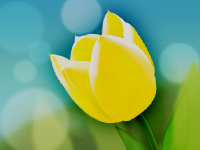
#> input picture pythonProject/NUMPY/Dark.png, 200 x 150 px
$ python cv2_img.py
#> lines starting #> are read from the running program, lines starting #| are printed output that depends on the picture
import numpy as np
import cv2
array = cv2.imread('Dark.png')
#> array is the input picture: shape (150, 200, 3); mean B, G, R 104.7, 165.3, 123.2
print(array.shape)
#| (150, 200, 3)
array[:100,:100] = [0,0,255]
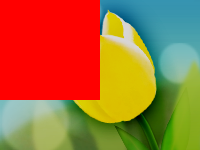
#> array: shape (150, 200, 3); mean B, G, R 53.4, 106.8, 169.3
array=array[:,:,:100]*1
cv2.imwrite('test.png',array)
array = np.random.randint(0,255,(150,150,3))
cv2.imwrite('aa.png',array)
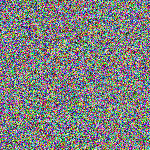
#> saved as aa.png: shape (150, 150, 3); mean B, G, R 127.4, 128, 126.6
